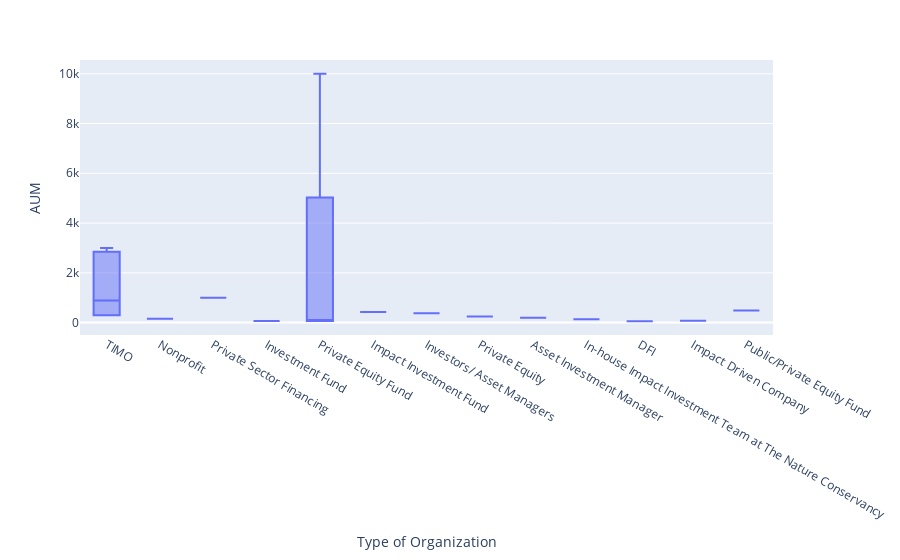

Notebook source saved alongside this figure:
### Code cell
fig = px.box(data, x='Type of Organization', y='AUM')
fig.show()

### Figure 1 — Plotly figure (JSON) as saved in the notebook; plotly's stock layout.template omitted (floating-point values rounded to 4 significant figures)
{"data": [{"alignmentgroup": "True", "hovertemplate": "Type of Organization=%{x}<br>AUM=%{y}<extra></extra>", "legendgroup": "", "marker": {"color": "#636efa"}, "name": "", "notched": false, "offsetgroup": "", "orientation": "v", "showlegend": false, "type": "box", "x": ["TIMO", "TIMO", "TIMO", "TIMO", "TIMO", "TIMO", "TIMO", "TIMO", "TIMO", "TIMO", "TIMO", "TIMO", "Nonprofit", "TIMO", "TIMO", "TIMO", "TIMO", "TIMO", "TIMO", "TIMO", "Private Sector Financing", "Private Sector Financing", "Investment Fund", "TIMO", "TIMO", "TIMO", "TIMO", "TIMO", "TIMO", "TIMO", "TIMO", "TIMO", "TIMO", "TIMO", "TIMO", "TIMO", "TIMO", "Private Equity Fund", "Impact Investment Fund", "Impact Investment Fund", "Impact Investment Fund", "Investors/ Asset Managers", "Investors/ Asset Managers", "Private Equity Fund", "Private Equity Fund", "Private Equity Fund", "Private Equity", "Private Equity", "Private Equity", "Private Equity", "Private Equity", "Private Equity", "Private Equity", "Private Equity", "Private Equity", "Asset Investment Manager", "Asset Investment Manager", "Asset Investment Manager", "Asset Investment Manager", "Asset Investment Manager", "Asset Investment Manager", "Asset Investment Manager", "Asset Investment Manager", "Asset Investment Manager", "Asset Investment Manager", "Asset Investment Manager", "Asset Investment Manager", "Asset Investment Manager", "Asset Investment Manager", "Asset Investment Manager", "In-house Impact Investment Team at The Nature Conservancy", "DFI", "DFI", "Impact Driven Company", "Impact Driven Company", "Impact Driven Company", "Public/Private Equity Fund", "Public/Private Equity Fund", "Public/Private Equity Fund", "Public/Private Equity Fund", "Public/Private Equity Fund", "Public/Private Equity Fund", "Public/Private Equity Fund", "Public/Private Equity Fund"], "x0": " ", "xaxis": "x", "y": [885, 885, 885, 300, 300, 300, 300, 300, 300, 300, 300, 300, 150, 2800, 2800, 2800, 2800, 2800, 2800, 2800, 1000, 1000, 60, 381, 381, 381, 381, 381, 381, 3000, 3000, 3000, 3000, 3000, 3000, 3000, 3000, 10000, 429.5, 429.5, 429.5, 380, 380, 60.2, 60.2, 60.2, 242, 242, 242, 242, 242, 242, 242, 242, 242, 190, 190, 190, 190, 190, 190, 190, 190, 190, 190, 190, 190, 190, 190, 190, 130, 54, 54, 75, 75, 75, 481, 481, 481, 481, 481, 481, 481, 481], "y0": " ", "yaxis": "y"}], "layout": {"boxmode": "group", "legend": {"tracegroupgap": 0}, "margin": {"t": 60}, "xaxis": {"anchor": "y", "domain": [0, 1], "title": {"text": "Type of Organization"}}, "yaxis": {"anchor": "x", "domain": [0, 1], "title": {"text": "AUM"}}}}
